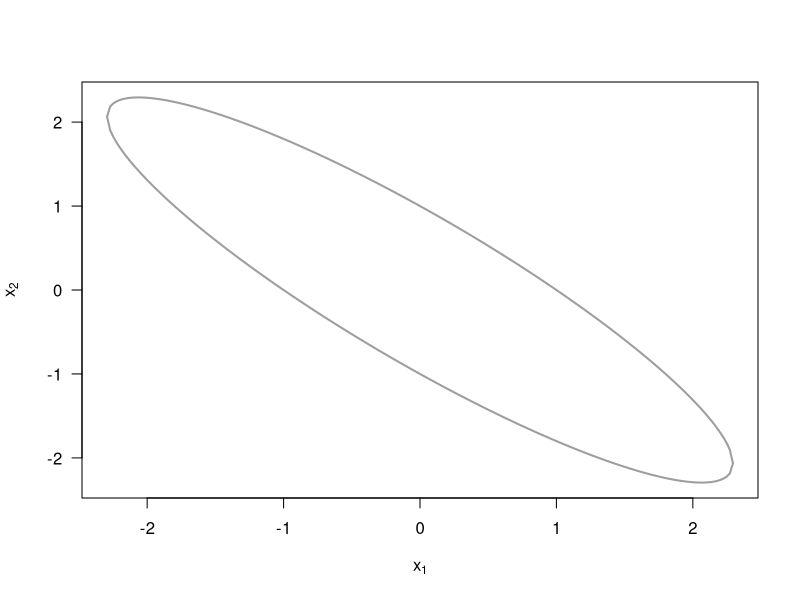

R code for this plot:
###############################
### Boundary ellipse 
### for Gibbs sampler example
### from Lecture 4
### Fall 2023, by Frank Miller
###############################
w  <- 1.8
xv <- seq(-1, 1, by=0.01) * 1/sqrt(1-w^2/4)  # a range of x1-values, where the term below the root is non-negative (compare Lecture 4)
plot(xv, xv, type="n", xlab=expression(x[1]), ylab=expression(x[2]), las=1)
# ellipse
lines(xv, -(w/2)*xv-sqrt(1-(1-w^2/4)*xv^2), lwd=2, col=8)
lines(xv, -(w/2)*xv+sqrt(1-(1-w^2/4)*xv^2), lwd=2, col=8)
